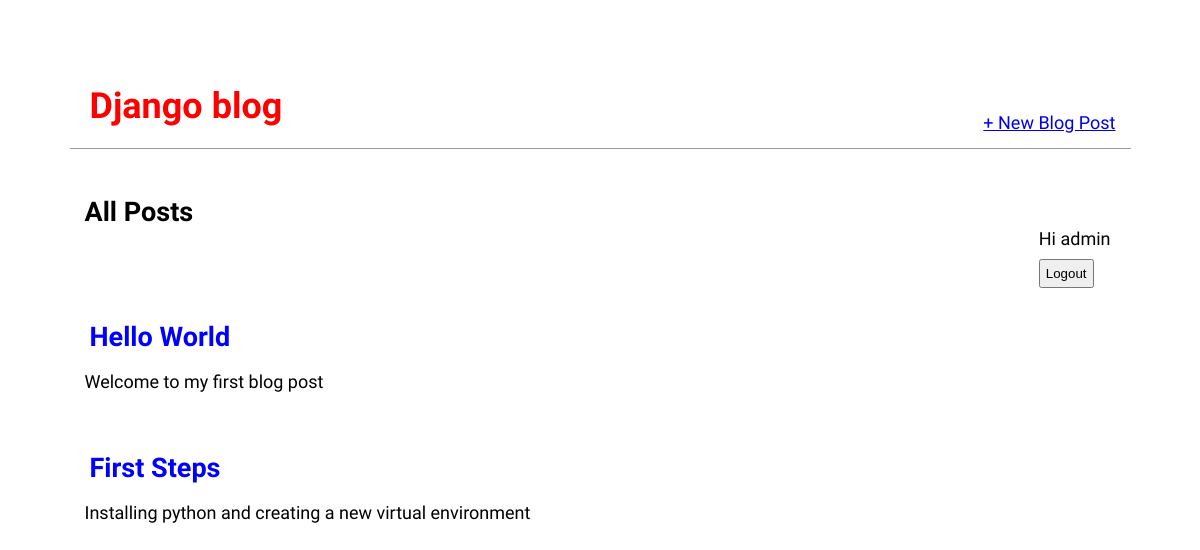
Before: / (signed in) with the older database file.
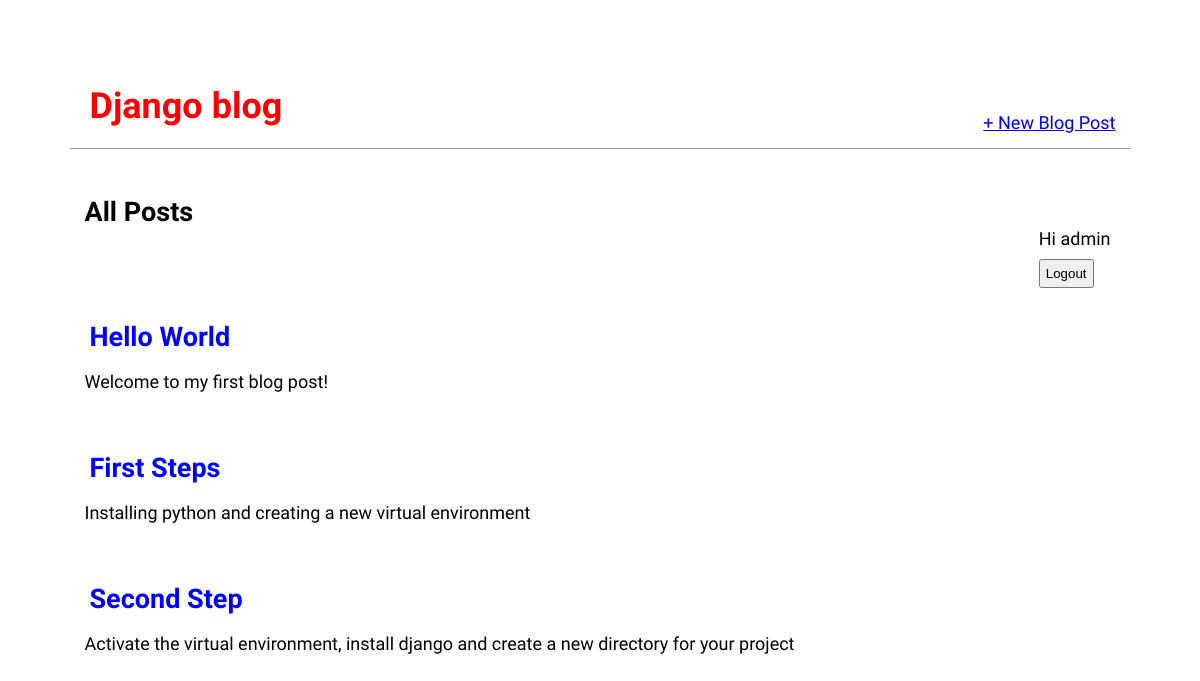
After: the same page with the newer database file.
### blog/models.py (models this page shows, shortened)
class Post(models.Model):
    title = models.CharField(max_length=250)
    author = models.ForeignKey(User, on_delete=models.CASCADE)
    body = models.TextField()

### blog/views.py (the view)
# urls.py: path('', BlogListView.as_view(), name='home'),
class BlogListView(LoginRequiredMixin, ListView):
    model = Post
    template_name = 'home.html'
    def get_queryset(self):
        all = Post.objects.all()
        filtered_posts = Post.objects.filter(author=self.request.user)
        return all

### templates/home.html (shortened to what this page needs)
{% extends 'base.html' %}
{% block content %}
<div class="top-header">
        <h2> All Posts </h2>
    {% if user.is_authenticated %}
        <div class="nav-right">
        <p>Hi {{ user.username }}</p>
        <form action="{% url 'logout' %}" method="post">
            <button type="submit">Logout</button>
        </form>
        </div>
    </div>
       {% if object_list %}
        {% for post in object_list %}
            <div class="post-entry">
                <h2><a href="{% url 'post_detail' post.pk %}"> {{ post.title }} </a> </h2>
                <p> {{ post.body }}</p>
            </div>
        {% endfor %}
    {% else %}
    <div>
        <p>You have no posts </p>
    </div>
    {% endif %}
    {% endif %}
{% endblock content %}

Changed rows visible on the page:
changed Post "Hello World": body "Welcome to my first blog post" → "Welcome to my first blog post!"
added Post: title "Second Step", body "Activate the virtual environment, install django and create a new directory for your project"
